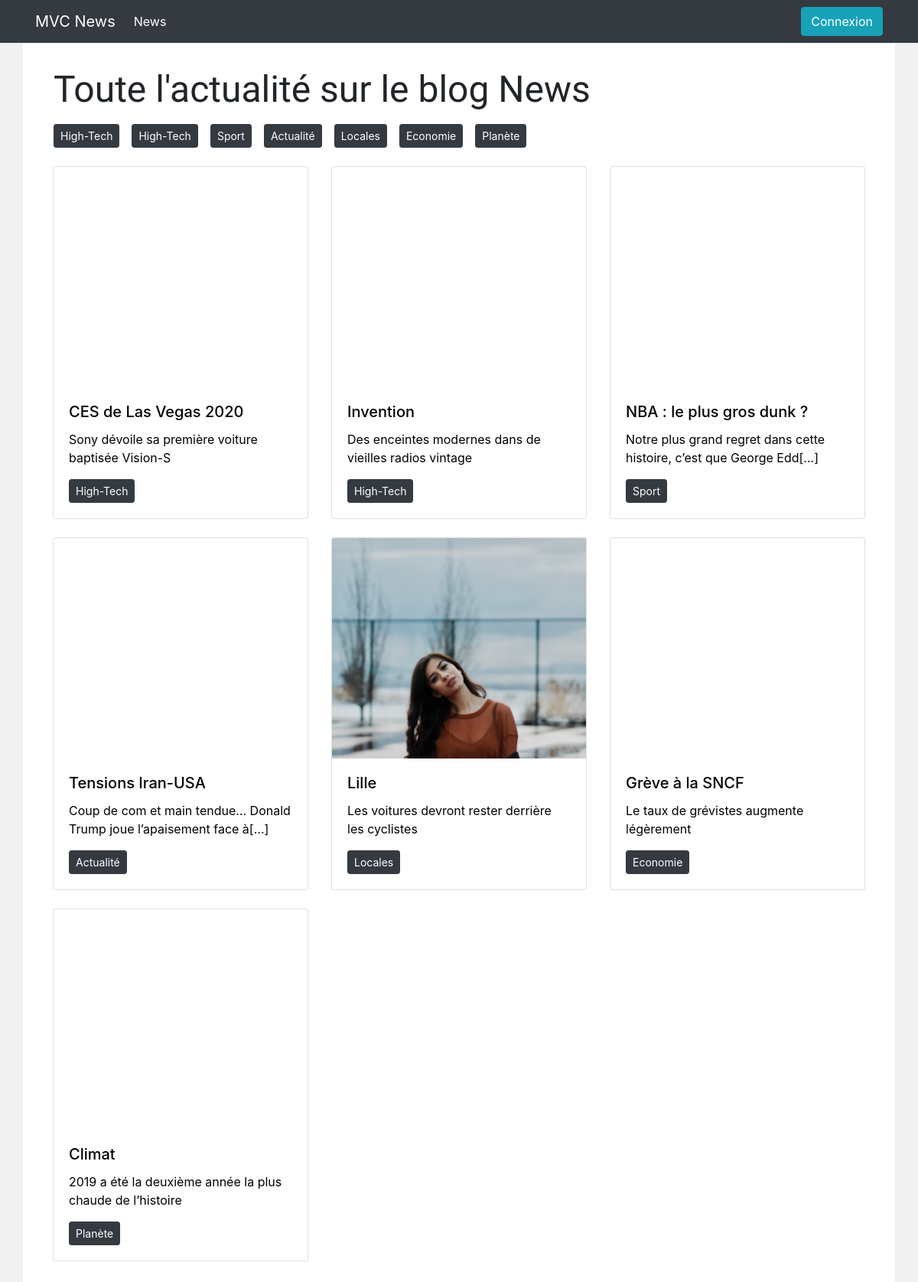
The page / on the database its author committed.
### tables this page shows
CREATE TABLE `category` (
  `id` int(11) NOT NULL,
  `name` varchar(255) NOT NULL,
  `description` varchar(255) NOT NULL
);

CREATE TABLE `news` (
  `id` int(11) NOT NULL,
  `title` varchar(255) NOT NULL,
  `description` text NOT NULL,
  `photo` varchar(255) NOT NULL,
  `category` int(11) DEFAULT NULL
);

### Controller/NewController.php (called while the page is built, shortened)
<?php
include "Model/NewModel.php";
include "View/NewView.php";
class NewController extends Controller{
    public function __construct()
    {
        $this->view = new NewView();
        $this->model = new NewModel();
    }
    public function start(){
        $listNews = $this->model->getNews();
        $this->view->displayHome($listNews);
    }
}

### index.php (called while the page is built, shortened)
<?php
include "View/View.php";
include "Model/Model.php";
include "Controller/NewController.php";
$paramGet = extractParameters();
$action = $paramGet['action'];
$controller = new $controller();
$controller->$action();
function extractParameters()
{
    if (isset($_GET['controller'])) {
        $controller = ucfirst($_GET['controller']) . "Controller";
    } else {
        $controller = 'NewController';
    }
    if (isset($_GET['action'])) {
        $action = $_GET['action'];
    } else {
        $action = 'start';
    }
    return (['controller' => $controller, 'action' => $action]);
}

### Model/Model.php (called while the page is built, shortened)
<?php
class Model {
    public function __construct()
    {
        try
        {
            $this->connexion=new PDO("mysql:host=". self::SERVER.";dbname=". self::BASE, self::USER, self::PASSWORD);
        }
        catch(Exception $e)
        {
            echo'Erreur : '.$e->getMessage();
        }
    }
}

### Model/NewModel.php (called while the page is built, shortened)
<?php
class NewModel extends Model {
    public function getNews(){
        $requete = "SELECT news.*,
        category.id as id_category,
        category.name as name_category,
        category.description as description_category
        FROM news
        LEFT JOIN category
        ON news.category = category.id";
        $result = $this->connexion->query($requete);
        $listNews = $result->fetchAll(PDO::FETCH_ASSOC);
        return $listNews;
    }
}

### View/NewView.php (the view, shortened to what this page needs)
<?php
class NewView extends View {
    public function displayHome($listNews){
        $this->page .= "<h2 class='mt-4 mb-3 ml-3'>Toute l'actualité sur le blog News</h2>
        <div class='d-flex align-items-end mb-4'>";
        foreach($listNews as $cat){
            $this->page .= "<a href='#'><button class='btn btn-dark btn-sm ml-3'>".$cat["name_category"]."</button></a>";
        }
        $this->page .= '</div>';
        $this->page .= '<section id="sectionHome">';
        foreach($listNews as $new){
            $this->page .='<article class="col-md-4 col-sm-12 d-inline-flex mb-4 align-items-baseline"><div class="card home mx-auto";">
                            <a href="index.php?controller=new&action=modal&id='.$new['id'].'">
                                <div class="cardHome">
                                    <img src=template/img/'.$new['photo'].' class="card-img-top" alt="...">
                                </div>
                                <div class="card-body">
                                <h5 class="card-title">'.$new["title"].'</h5>
                                <p class="card-text">'.mb_strimwidth($new['description'], 0, 70, "[...]").'</p></a>
                                <div class="d-flex align-items-end mt-3"><button class="btn btn-dark btn-sm">'.$new["name_category"].'</button>
                                <div class="ml-auto text-right">';
                                $this->page .= '</div></div></div>
                            </div></article>';
            }
            $this->page .= '</section>';
    }
}

### View/View.php (shortened to what this page needs)
<?php
abstract class View {
    protected $page;
    public function __construct()
    {
        $this->page = file_get_contents("template/head.html");
        $this->page .= file_get_contents("template/nav.html");
        if (isset($_SESSION['user'])) {
            $buttonAjout = '<p><a href="index.php?controller=user&action=addForm"><button class="btn btn-primary">Ajouter</button></a></p>';
            $optionCat = '<a class="nav-link {active_cat}" href="index.php?controller=category">Catégories</a>';
            $optionUser = '<a class="nav-link {active_user}" href="index.php?controller=user">Utilisateur</a>';
            $optionConnect = '<a class="ml-auto {active_security}" href="index.php?controller=security&action=logout"><button class="btn-outline-secondary btn-sm">Déconnexion</button></a>';
        } else {
            $buttonAjout = '';
            $optionCat = '';
            $optionUser = '';
            $optionConnect = '<a class=" {active_security}" href="index.php?controller=security&action=formLogin"><button class="btn btn-info">Connexion</button></a>';
        }
        $this->page = str_replace('{buttonAjout}',$buttonAjout,$this->page);
        $this->page = str_replace('{category}',$optionCat,$this->page);
        $this->page = str_replace('{user}',$optionUser,$this->page);
        $this->page = str_replace('{optionConnect}',$optionConnect,$this->page);
        if (!isset($_GET['controller'])) {
            $this->page = str_replace('{active_new}','active',$this->page);
        }
        if ($_GET['controller'] == 'new') {
            $this->page = str_replace('{active_new}','active',$this->page);
            $this->page = str_replace('{title}','Actualités',$this->page);
        }
    }
    protected function displayPage(){
        $this->page .= file_get_contents("template/footer.html");
        echo $this->page;
    }
}

### template/css/style.css (style rules this page uses)
body { margin: 0 auto; padding: 0; background-color: #F1F1F1; }
img { height : auto; }
.container { background-color: #fff; }
#wrapper { min-height: 100vh; }
#sectionHome { display: flex; flex-wrap: wrap; }
div.card.home a { text-decoration: none; color: black; }
div.card.home img { min-height: 18rem; width: 120%; position: relative; left: -10%; }
div.cardHome { overflow: hidden; height: 18rem; }
h2 { font-family: 'Shadows Into Light Two', cursive; font-size: 3em; }

### rows shown on the page
category: name "High-Tech High-Tech"
category: name "Sport"
category: name "Actualité"
category: name "Locales"
category: name "Economie"
category: name "Planète"
news: title "CES de Las Vegas 2020", description "Sony dévoile sa première voiture baptisée Vision-S"
news: title "Invention", description "Des enceintes modernes dans de vieilles radios vintage"
news: title "NBA : le plus gros dunk ?", description "Notre plus grand regret dans cette histoire, c’est que George Edd[...]"
news: title "Tensions Iran-USA", description "Coup de com et main tendue… Donald Trump joue l’apaisement face à[...]"
news: photo (picture), title "Lille", description "Les voitures devront rester derrière les cyclistes"
news: title "Grève à la SNCF", description "Le taux de grévistes augmente légèrement"
news: title "Climat", description "2019 a été la deuxième année la plus chaude de l’histoire"

### other values the page prints
$this->page "MVC News News"
